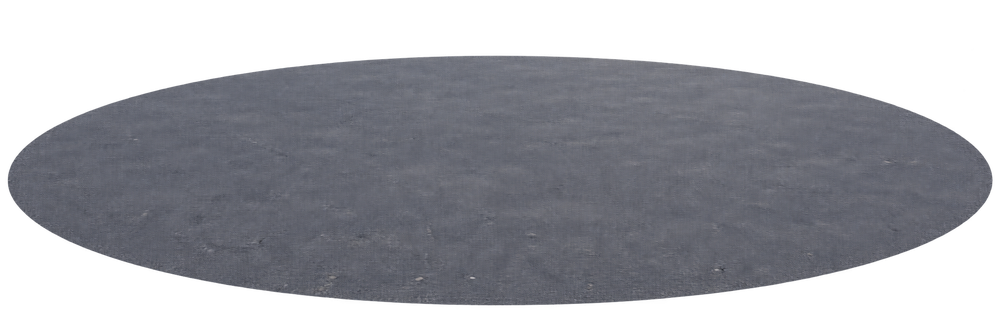
#> input picture art/mounds/asphalt-dark/mound-asphalt-dark-01-clean-v2.png, 1000 x 333 px, shrunk from 2172 x 724 before the run
$ python clean_mound_edges.py ../art/mounds/asphalt-dark/mound-asphalt-dark-01-clean-v2.png
#> lines starting #> are read from the running program, lines starting #| are printed output that depends on the picture; after the words box and inside, x2 and y2 are one past the last pixel; in counts of white or black regions, pixels touching at a corner belong together
"""Save a sibling copy with generated cutout-edge contamination removed.

Authorized by the user on 2026-10-15 for transparent mound edges only.
Never overwrites an original. Painted opaque interior RGB stays unchanged.
"""
import argparse
import json
from pathlib import Path

import numpy as np
from PIL import Image, ImageDraw, ImageFilter


def clean(source, destination, trim, rounded=False):
#> called with trim = 12, rounded = False
    if destination.exists():
        raise ValueError(f'Refusing to overwrite {destination}')
    with Image.open(source) as original:
#> original is the input picture: PIL image 1000x333 RGBA; mean R, G, B, A 59.9, 61.1, 66.7, 147.1
        if original.mode != 'RGBA':
            raise ValueError(f'Expected a transparent RGBA cutout: {source}')
        pixels = np.array(original)
    alpha = pixels[:, :, 3]
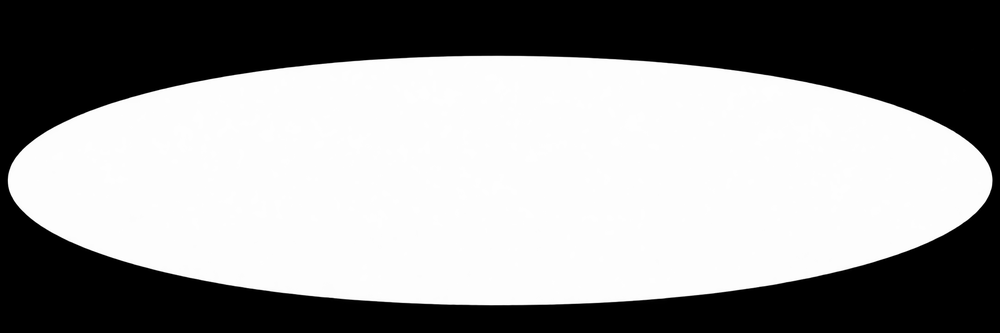
#> alpha: shape (333, 1000); min 0, max 255, mean 147.1
    if not np.any(alpha == 0) or not np.any(alpha >= 250):
        raise ValueError(f'Expected both transparent surroundings and opaque paint: {source}')
    # Work in original source pixels. At the current 2172px source width a
    # 12px trim is under one native rendered mound pixel. It removes the
    # generator's ragged white/chromatic matte without repainting the body.
    # Follow the outer silhouette, not tiny alpha differences in painted
    # texture. Fill enclosed holes only in this working boundary mask; the
    # original interior alpha below is preserved in the saved image.
    # Copy to detach NumPy's read-only backing before Pillow flood-fill.
    boundary = Image.fromarray(np.where(alpha > 32, 255, 0).astype(np.uint8)).copy()
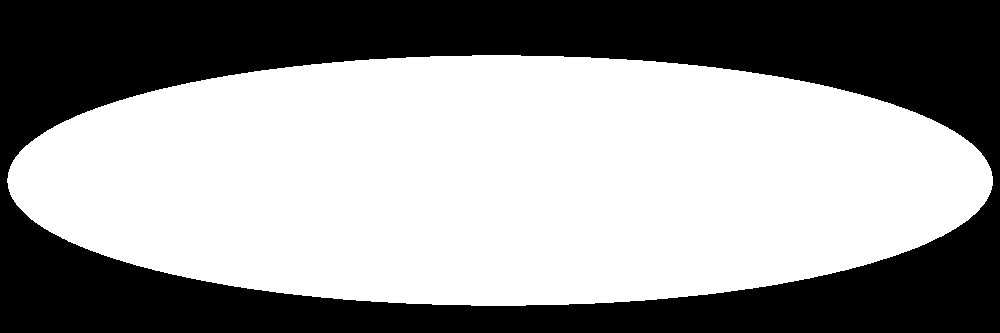
#> boundary: PIL image 1000x333 L; 58.4% white; 1 black region, box (x1, y1, x2, y2) and area: (0, 0, 1000, 333) 138508
    if boundary.getpixel((0, 0)) != 0:
        raise ValueError(f'Expected transparent corner around the oval: {source}')
    ImageDraw.floodfill(boundary, (0, 0), 128)
    core = Image.fromarray(np.where(np.array(boundary) == 128, 0, 255).astype(np.uint8))
    if rounded:
        # A square minimum filter makes square notches in highly ragged
        # paint silhouettes. A high-density Gaussian inset keeps that
        # perimeter smooth without touching the original interior paint.
        density = core.filter(ImageFilter.GaussianBlur(trim / 2))
        eroded = density.point(lambda value: 255 if value >= 250 else 0)
    else:
        eroded = core.filter(ImageFilter.MinFilter(trim * 2 + 1))
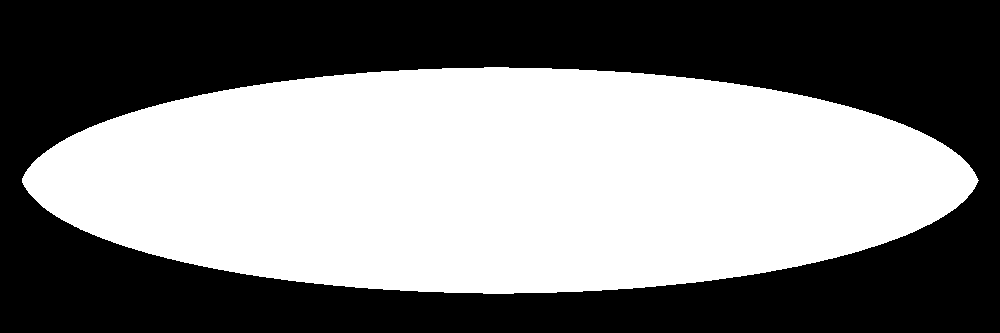
#> eroded: PIL image 1000x333 L; 49.7% white; 1 white region, box (x1, y1, x2, y2) and area: (22, 67, 979, 294) 165426
    clean_alpha = np.minimum(alpha, np.array(eroded.filter(ImageFilter.GaussianBlur(.7))))
    opaque = np.array(eroded) == 255
    if not np.any(opaque):
        raise ValueError(f'Trim would remove the painted interior: {source}')
    # Preserve all visible paint, including the new antialiased rim.
    # Clear removed matte RGB as well as alpha so previews/texture consumers
    # cannot expose extruded colors outside the retained silhouette.
    output = pixels.copy()
    output[:, :, 3] = clean_alpha
    output[clean_alpha == 0, :3] = 0
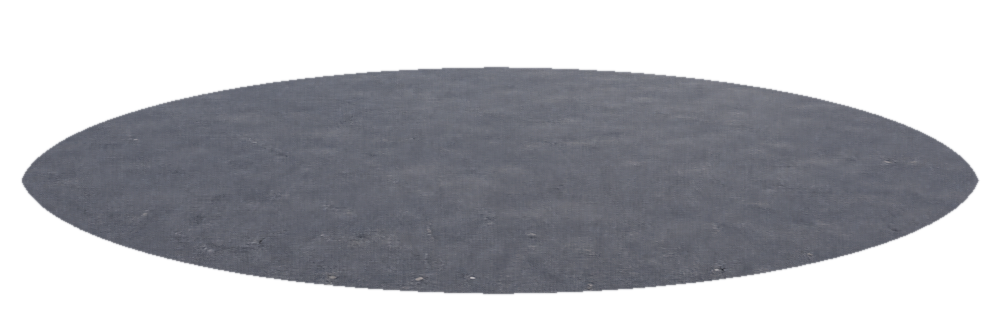
#> output: shape (333, 1000, 4); mean R, G, B, A 51.7, 52.7, 57.5, 125.7; transparent parts drawn white
    Image.fromarray(output).save(destination)
    return {'source': str(source), 'output': str(destination), 'source_pixel_trim': trim,
            'width': pixels.shape[1], 'height': pixels.shape[0],
            'operation': ('rounded perimeter alpha inset' if rounded else 'perimeter alpha trim')
                         + '; visible RGB preserved, transparent RGB cleared; original preserved'}


def main():
    parser = argparse.ArgumentParser(description=__doc__)
    parser.add_argument('sources', type=Path, nargs='+')
    parser.add_argument('--trim', type=int, default=12)
    parser.add_argument('--suffix', default='-clean')
    parser.add_argument('--rounded', action='store_true',
                        help='Smooth inset for ragged silhouettes; trim is an approximate source-pixel depth')
    args = parser.parse_args()
    if args.trim < 1 or args.trim > 32:
        parser.error('Trim must be 1 to 32 source pixels')
    if not args.suffix or any(c not in '-_abcdefghijklmnopqrstuvwxyz0123456789' for c in args.suffix):
        parser.error('Suffix must contain only lowercase letters, digits, hyphens or underscores')
    for source in args.sources:
        destination = source.with_stem(source.stem + args.suffix)
        print(json.dumps(clean(source, destination, args.trim, args.rounded)))


if __name__ == '__main__':
    main()

$ run again, on art/mounds/asphalt-dark/mound-asphalt-dark-01-night-clean.png
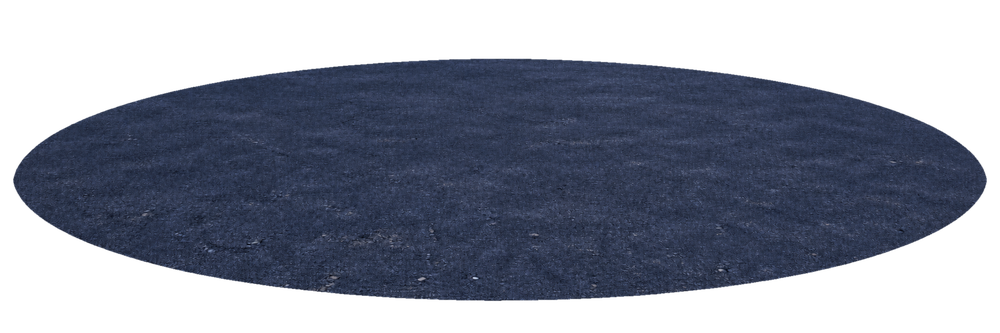
#> input picture art/mounds/asphalt-dark/mound-asphalt-dark-01-night-clean.png, 1000 x 333 px, shrunk from 2172 x 724 before the run
#> in clean, original is the input picture: PIL image 1000x333 RGBA; mean R, G, B, A 26.8, 32.1, 45.8, 139.1
#> in clean, `boundary = Image.fromarray(np.where(alpha > 32, 255, 0).astype(np.uint..`:
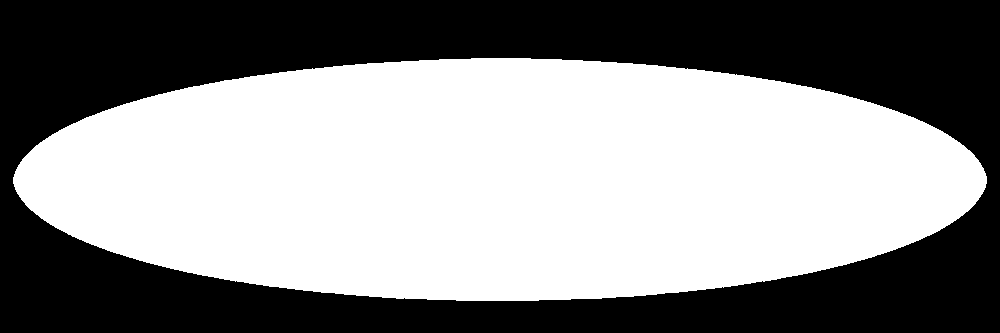
#> boundary: PIL image 1000x333 L; 55.3% white; 1 black region, box (x1, y1, x2, y2) and area: (0, 0, 1000, 333) 148906
#> eroded: PIL image 1000x333 L; 46.7% white; 1 white region, box (x1, y1, x2, y2) and area: (29, 70, 971, 289) 155511
#> in clean, `output[clean_alpha == 0, :3] = 0`:
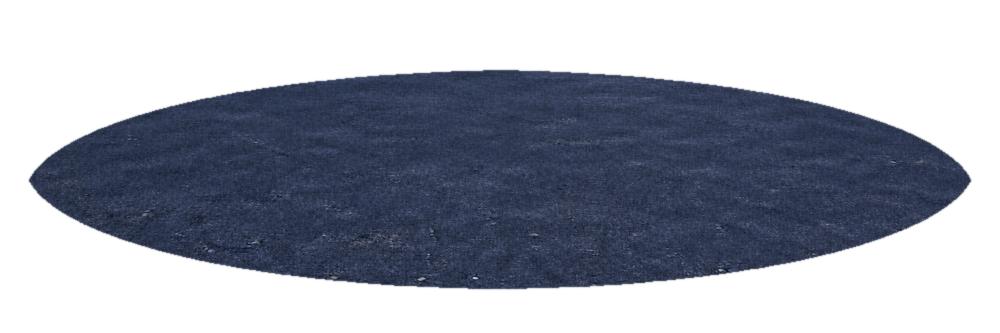
#> output: shape (333, 1000, 4); mean R, G, B, A 23.2, 27.7, 39.3, 118.2; transparent parts drawn white
